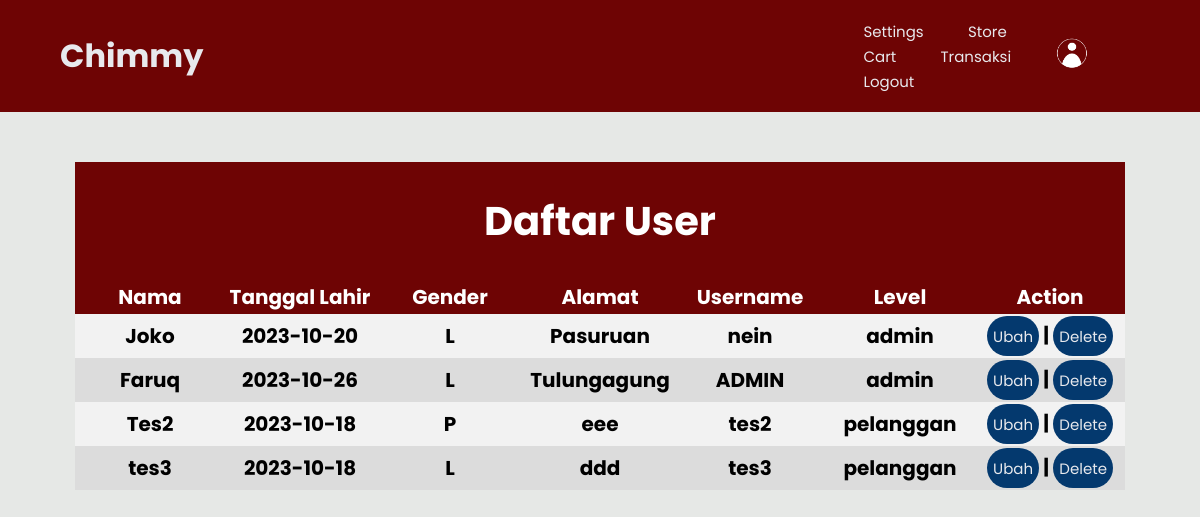
/tampil_user.php (signed in), run on the app's committed database.
### tables this page shows
CREATE TABLE `user` (
  `id_user` int(11) NOT NULL,
  `nama_pelanggan` varchar(255) NOT NULL,
  `tanggal_lahir` date NOT NULL,
  `gender` enum('L','P') NOT NULL,
  `alamat` text NOT NULL,
  `username` varchar(255) NOT NULL,
  `pass` varchar(255) NOT NULL,
  `level` enum('pelanggan','admin') NOT NULL
);

### tampil_user.php (the view, shortened to what this page needs)
<?php
include "koneksi.php";
include "header.php";
?>
<!DOCTYPE html>
<html lang="en">
<head>
    <link rel="stylesheet" href="style.css?v=<?php echo time();?>">
</head>
<body>
    <div class="wrapper">
        <div class="user_table">
            <table cellspacing="0" cellpadding="2">
                <tr id="special_row1">
                    <td colspan="7">
                        <h1>
                            Daftar User
                        </h1>
                    </td>
                </tr>
                <tr id="special_row2">
                    <th>
                        Nama
                    </th>
                    <th>
                        Tanggal Lahir
                    </th>
                    <th>
                        Gender
                    </th>
                    <th>
                        Alamat
                    </th>
                    <th>
                        Username
                    </th>
                    <th>
                        Level
                    </th>
                    <th>
                        Action
                    </th>
                </tr>
                <tr>
                    <?php
                    $qry_user = mysqli_query($conn, "select * from user");
                    while($data_user = mysqli_fetch_array($qry_user)){
                    ?>
                        <tr>
                            <td>
                                <?=$data_user['nama_pelanggan']?>
                            </td>
                            <td>
                            <?=$data_user['tanggal_lahir']?>
                            </td>
                            <td>
                            <?=$data_user['gender']?>
                            </td>
                            <td>
                            <?=$data_user['alamat']?>
                            </td>
                            <td>
                            <?=$data_user['username']?>
                            </td>
                            <td>
                            <?=$data_user['level']?>
                            </td>
                            <td>
                                <button>
                                    <a onclick="location.href='ubah_user.php?id_user=<?=$data_user['id_user']?>'">Ubah</a>
                                </button> |
                                <button>
                                    <a onclick="location.href='hapus_user.php?id_user=<?=$data_user['id_user']?>'">Delete</a>
                                </button>
                            </td>
                        </tr>
                        <?php
                    }
                    ?>
                </tr>
            </table>
        </div>
    </div>
</body>
</html>

### header.php (shortened to what this page needs)
<?php
$link_login = "login.php";
$link_logout = "logout.php";
$link_transaksi = "history.php";
?>
<!DOCTYPE html>
<html lang="en">
<head>
    <link rel="stylesheet" href="style.css">
</head>
<body>
    <div class="header">
        <h1 id="header_h1">Chimmy</h1>
        <nav>
            <ul class="nav_links">
                <li>
                    <?php
                    if (isset($_SESSION['level'])) {
                        if ($_SESSION['level'] == 'admin') {
                            echo "<a href='admin_panel.php'>Settings</a>";
                        }
                    }
                    ?>
                </li>
                <li><a href="index.php">Store</a></li>
                <li><a href="keranjang.php">Cart</a></li>
                <li>
                    <?php
                    if (isset($_SESSION['id_user'])) {
                        echo "<a href= '" . $link_transaksi . "'>Transaksi</a>";
                    } else {
                        echo "<a href= '" . $link_login . "'>Transaksi</a>";
                    }
                    ?>
                </li>
                <li>
                    <?php
                    if (isset($_SESSION['id_user'])) {
                        echo "<a href= '" . $link_logout . "'>Logout</a>";
                    } else {
                        echo "<a href= '" . $link_login . "'>Login</a>";
                    }
                    ?>
                </li>
            </ul>
        </nav>
        <div class="tooltip">
            <img src="assets/icons/user3_whitemode.png" id="logo_user">
        </div>
    </div>
</body>
</html>

### style.css (style rules this page uses)
body { padding: 0px; margin: 0px; background-color: #e6e8e6; font-family: "poppins"; }
li, a, button { font-family: "poppins"; font-size: 15px; color: #e8e9ed; text-decoration: none; }
.header { box-sizing: border-box; background-color: #6e0404; display: flex; justify-content: flex-end; align-items: center; padding: 2.5px 5%; }
#header_h1 { color: #e8e9ed; font-family: "poppins"; margin: auto; padding-right: 700px; }
#logo_user { width: 35px; height: auto; margin-right: 50px; padding-left: 15px; cursor: pointer; }
.tooltip { color: black; position: relative; display: inline-block; }
.nav_links { list-style: none; margin-left: -100px; }
.nav_links li { display: inline-block; padding: 0px 20px; }
.nav_links li a { transition: all 0.3s ease 0s; }
#special_row1 { background-color: #6e0404; color: #fff; }
#special_row2 { background-color: #6e0404; color: #fff; }
.wrapper .user_table table { font-size: 20px; font-weight: bold; text-align: center; table-layout: fixed; width: 100%; }
.wrapper .user_table { margin: 50px 75px 75px 75px; }
.wrapper .user_table tr:nth-child(even) { background-color: #f2f2f2; }
.wrapper .user_table tr:nth-child(odd) { background-color: #dcdcdc; }
.wrapper .user_table button { width: auto; height: 40px; background-color: #04396e; border-radius: 50px; border: none; color: white; font-family: "poppins"; font-size: 17.5px; cursor: pointer; transition: background-color 0.3s; }
.wrapper .game_table #special_row1, #special_row2 { text-align: center; }

### data on the page
user: nama_pelanggan "Joko", tanggal_lahir "2023-10-20", gender "L", alamat "Pasuruan", username "nein", level "admin"
user: nama_pelanggan "Faruq", tanggal_lahir "2023-10-26", gender "L", alamat "Tulungagung", username "ADMIN", level "admin"
user: nama_pelanggan "Tes2", tanggal_lahir "2023-10-18", gender "P", alamat "eee", username "tes2", level "pelanggan"
user: nama_pelanggan "tes3", tanggal_lahir "2023-10-18", gender "L", alamat "ddd", username "tes3", level "pelanggan"
